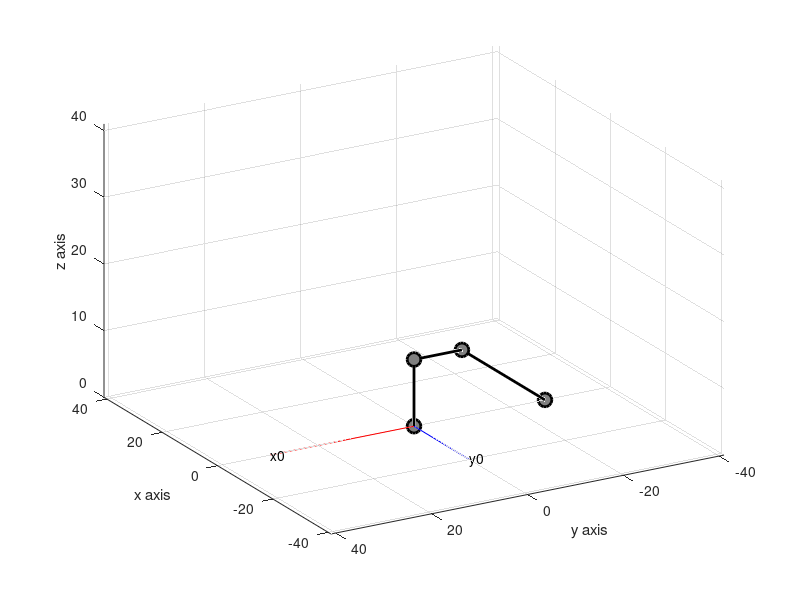

MATLAB code to generate this figure:
clear; clc; close;

% setting Length of bar
%   z y
%   |/
%   \ x

%      o------o   
%      | L2    \  L3
%   L1 |        \
%     /|\        x end-effector
%    | o | origin
%     \_/

%      x
%      |
%   H3 |
%      o theta3 about y
%      |
%   H2 |
%      o theta2 about y
%      |
%   H1 |  
%     /|\        
%    | o | theta1 about z 
%     \_/


L1 = 10;
L2 = 10;
L3 = 20;
theta = [0 0 0];

% H1 rotate from origin with 
H0 = @(theta) [
    cosd(theta) -sind(theta) 0 0;
    sind(theta) cosd(theta)  0 0;
    0          0             1 0;
    0          0             0 1];
H1 = @(theta) [
    cosd(theta) -sind(theta) 0 0;
    sind(theta) cosd(theta)  0 0;
    0          0             1 0;
    0          0             0 1] * [
    eye(3) [0;0;L1]; [0 0 0 1]
    ];
% H1 rotate from origin with theta1
H2 = @(theta) [
    cosd(theta)  0 sind(theta) 0;
    0            1 0           0;
    -sind(theta) 0 cosd(theta) 0;
    0            0 0           1] * [
    eye(3) [0;0;L2]; [0 0 0 1]
    ];
% H1 rotate from origin with theta1
H3 = @(theta) [
    cosd(theta)  0 sind(theta) 0;
    0            1 0           0;
    -sind(theta) 0 cosd(theta) 0;
    0            0 0           1] * [
    eye(3) [0;0;L3]; [0 0 0 1]
    ];

% initial home pose
x = [0 0 0 0];
y = [0 0 0 0];
z = [0 L1 L1+L2 L1+L2+L3];
h_plot = plot3(x, y, z, '-ko', 'LineWidth', 2, 'MarkerSize', 10, ...
    'MarkerEdgeColor', [0,0,0], 'MarkerFaceColor', [0.5,0.5,0.5]);
limitL = L1+L2+L3+1;
grid on;
axis([-limitL limitL -limitL limitL 0 limitL]);
view([240, 30]);
xlabel('x axis'); ylabel('y axis'); zlabel('z axis');

h_x0 = line([0 15], [0 0], [0 0], 'Color', 'r'); 
h_x0_t = text(12,0,0, 'x0');
h_y0 = line([0 0], [0 15], [0 0], 'Color', 'b'); 
h_y0_t = text(0, 12,0, 'y0');

% create start button
%isStop = false;
%btn = uicontrol('Style', 'pushbutton', 'String', 'Stop', ...
%    'Position', [0 0 50 20], 'Callback', 'isStop=true;');
% wait for start button
%while(~isStart) pause(1); end
target_theta = [90 -90 -30];
% normalize angle in degree
% target_theta = mod(target_theta, 360);
while ~all(theta == target_theta)
  diff_theta = abs(target_theta - theta);
  sign_theta = sign(target_theta - theta);
  if diff_theta(1) > 1
    theta(1) = theta(1) + sign_theta(1);
  elseif diff_theta(1) > 0
    theta(1) = theta(1) + sign_theta(1) * diff_theta(1);
  elseif diff_theta(2) > 1
    theta(2) = theta(2) + sign_theta(2);
  elseif diff_theta(2) > 0
    theta(2) = theta(2) + sign_theta(2) * diff_theta(2);
  elseif diff_theta(3) > 1
    theta(3) = theta(3) + sign_theta(3);
  elseif diff_theta(3) > 0
    theta(3) = theta(3) + sign_theta(3) * diff_theta(3);
  end
  h = H1(theta(1));
  p = h(1:3, end); x(2) = p(1); y(2) = p(2); z(2) = p(3);

  h = h*H2(theta(2));
  p = h(1:3, end); x(3) = p(1); y(3) = p(2); z(3) = p(3);

  h = h*H3(theta(3));
  p = h(1:3, end); x(4) = p(1); y(4) = p(2); z(4) = p(3);
  
  % rotation x0 axis
  x0_axis = H0(theta(1))*[eye(3) [1 0 0]'; [0 0 0 1]];
  y0_axis = H0(theta(1))*[eye(3) [0 1 0]'; [0 0 0 1]];
  x0_axis = x0_axis(1:3, end)*30;
  y0_axis = y0_axis(1:3, end)*20;
  
  set(h_x0, 'XData', [0 x0_axis(1)], 'YData', [0 x0_axis(2)], 'ZData', [0 x0_axis(3)]);
  set(h_x0_t, 'Position', [x0_axis(1), x0_axis(2), x0_axis(3)]);
  set(h_y0, 'XData', [0 y0_axis(1)], 'YData', [0 y0_axis(2)], 'ZData', [0 y0_axis(3)]);
  set(h_y0_t, 'Position', [y0_axis(1), y0_axis(2), y0_axis(3)]);
  
  set(h_plot, 'XData', x, 'YData', y, 'ZData', z);
  drawnow;
  pause(0.01);
end